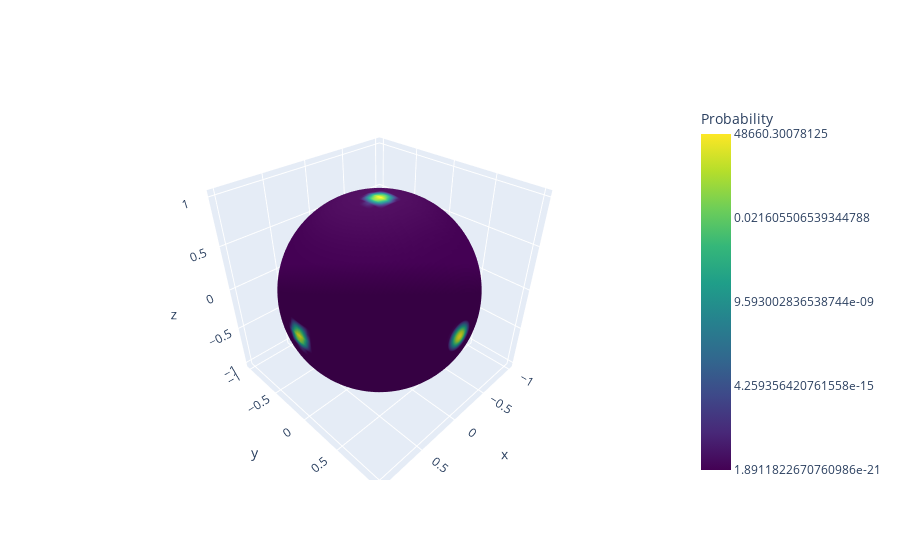

Source (notebook cell):
### Code cell
def coeffs_to_probability_distribution(
    coeffs, res_beta, res_alpha
) -> e3nn.SphericalSignal:
    sig = e3nn.to_s2grid(
        coeffs, res_beta, res_alpha, quadrature="soft", p_val=1, p_arg=-1
    )
    sig = sig.replace_values(sig.grid_values - jnp.max(sig.grid_values))
    sig = sig.apply(lambda x: jnp.exp(x))
    sig /= sig.integrate()
    return sig


sig = coeffs_to_probability_distribution(
    coeffs, res_beta=90, res_alpha=89
).apply(lambda x: jnp.log(x + 1e-9))

cmin = float(sig.grid_values.min())
cmax = float(sig.grid_values.max())
print(cmin, cmax)

go.Figure(
    [
        go.Surface(
            sig.plotly_surface(),
            colorscale='Viridis',
            colorbar=dict(title='Probability'),
            cmin=cmin,  # Set the minimum value for the log scale
            cmax=cmax,  # Set the maximum value for the log scale
            colorbar_tickvals=jnp.linspace(cmin, cmax, 5),  # Set the tick values for the colorbar
            colorbar_ticktext=[f"{val}" for val in 10 ** jnp.linspace(cmin, cmax, 5)],  # Set the tick labels for the colorbar
        )
    ]
)

### Figure 1 — Plotly figure (JSON) as saved in the notebook; plotly's stock layout.template omitted (floating-point values rounded to 4 significant figures; data arrays with more than 128 entries replaced by an {"elided": "..."} marker saying what was removed)
{"data": [{"cmax": 4.687, "cmin": -20.72, "colorbar": {"ticktext": ["1.8911822670760986e-21", "4.259356420761558e-15", "9.593002836538744e-09", "0.021605506539344788", "48660.30078125"], "tickvals": [-20.72, -14.37, -8.018, -1.665, 4.687], "title": {"text": "Probability"}}, "colorscale": [[0, "#440154"], [0.1111, "#482878"], [0.2222, "#3e4989"], [0.3333, "#31688e"], [0.4444, "#26828e"], [0.5556, "#1f9e89"], [0.6667, "#35b779"], [0.7778, "#6ece58"], [0.8889, "#b5de2b"], [1, "#fde725"]], "surfacecolor": {"elided": "92x90 float values"}, "type": "surface", "x": {"elided": "92x90 float values"}, "y": {"elided": "92x90 float values"}, "z": {"elided": "92x90 float values"}}], "layout": {}}
